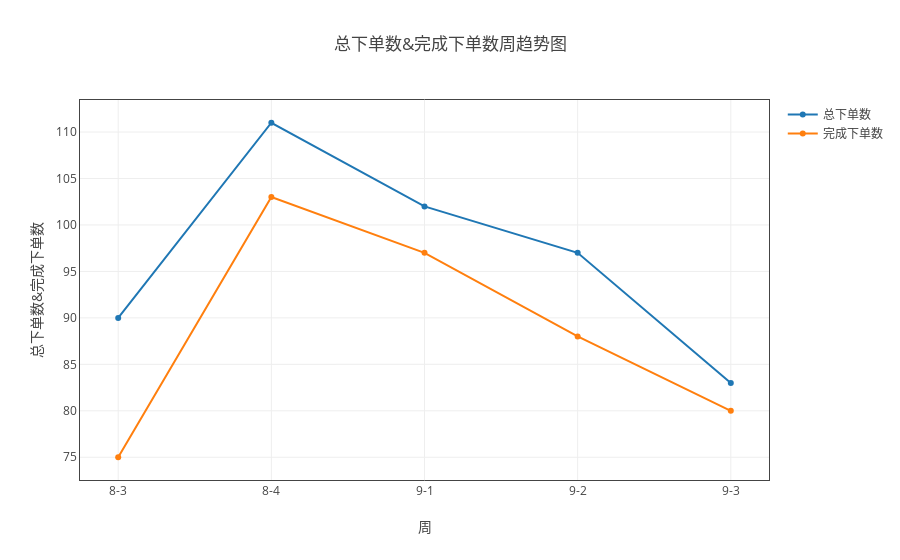
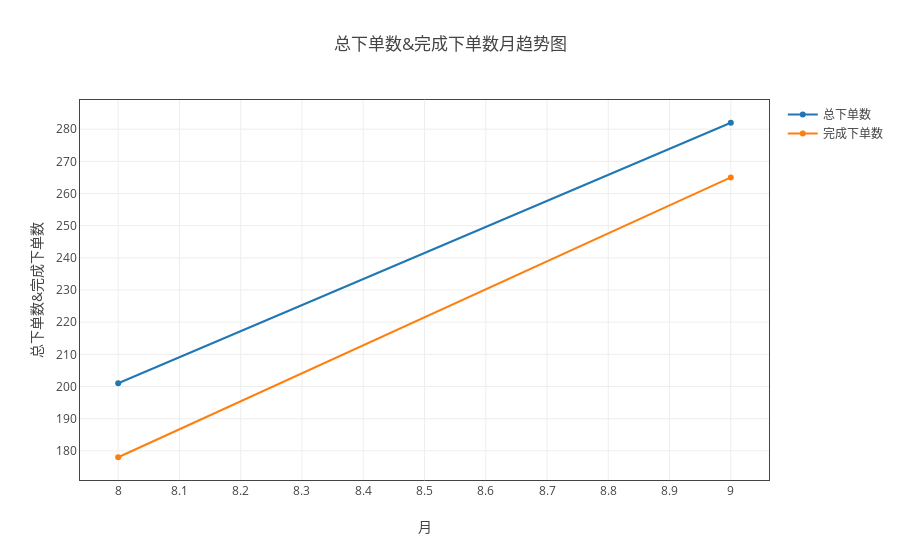

Write notebook code for charts like these, in order.
### Markdown cell above
#### 总下单数和完成下单数

### Code cell
data_dict = {'总下单数':['总下单数'],'完成下单数':['完成下单数']}
myModule.plot( all_dict, data_dict, '负责人' ,  'line', all='all' )

### Figure 1 — Plotly figure (JSON) as saved in the notebook; plotly's stock layout.template omitted (floating-point values rounded to 4 significant figures)
{"data": [{"name": "总下单数", "type": "scatter", "uid": "479bf7d8-c204-11e8-ad45-a81e84e6c740", "x": ["8-3", "8-4", "9-1", "9-2", "9-3"], "y": [90, 111, 102, 97, 83]}, {"name": "完成下单数", "type": "scatter", "uid": "479bfbf2-c204-11e8-ad45-a81e84e6c740", "x": ["8-3", "8-4", "9-1", "9-2", "9-3"], "y": [75, 103, 97, 88, 80]}], "layout": {"title": "总下单数&完成下单数周趋势图", "xaxis": {"mirror": "all", "nticks": 20, "showgrid": true, "showline": true, "title": "周", "zeroline": true}, "yaxis": {"mirror": "all", "nticks": 20, "showgrid": true, "showline": true, "title": "总下单数&完成下单数", "zeroline": true}}}

### Figure 2 — Plotly figure (JSON) as saved in the notebook; plotly's stock layout.template omitted (floating-point values rounded to 4 significant figures)
{"data": [{"name": "总下单数", "type": "scatter", "uid": "47a83b4c-c204-11e8-ad45-a81e84e6c740", "x": ["8", "9"], "y": [201, 282]}, {"name": "完成下单数", "type": "scatter", "uid": "47a83ea8-c204-11e8-ad45-a81e84e6c740", "x": ["8", "9"], "y": [178, 265]}], "layout": {"title": "总下单数&完成下单数月趋势图", "xaxis": {"mirror": "all", "nticks": 20, "showgrid": true, "showline": true, "title": "月", "zeroline": true}, "yaxis": {"mirror": "all", "nticks": 20, "showgrid": true, "showline": true, "title": "总下单数&完成下单数", "zeroline": true}}}
